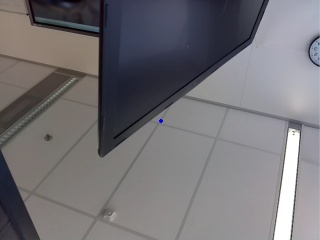
#> input picture code/q.jpg, 320 x 240 px, given in place of the camera
$ python BakjeTestVolg.py
#> lines starting #> are read from the running program, lines starting #| are printed output that depends on the picture; after the words box and inside, x2 and y2 are one past the last pixel; in counts of white or black regions, pixels touching at a corner belong together
import cv2
import imutils
from imutils.video import VideoStream
from imutils.video import FPS
from multiprocessing import Process
from multiprocessing import Queue
import numpy as np
import time

vs = VideoStream(usePiCamera=True).start()
time.sleep(2.0)

frame = vs.read()
#> frame is the input picture: shape (240, 320, 3); mean B, G, R 117.9, 114.1, 116.3

# setup initial location of window
r,h,c,w = 250,90,400,125  # simply hardcoded the values
track_window = (c,r,w,h)

# set up the ROI for tracking
roi = frame[r:r+h, c:c+w]
#> roi = empty array
hsv_roi =  cv2.cvtColor(frame, cv2.COLOR_BGR2HSV)
#> hsv_roi: shape (240, 320, 3); mean H, S, V 80.3, 29.9, 122.2
mask = cv2.inRange(hsv_roi, np.array((0., 60.,32.)), np.array((180.,255.,255.)))
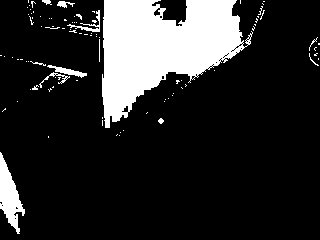
#> mask: shape (240, 320); 16.7% white; 93 white regions (81 under 20 px), largest, box (x1, y1, x2, y2) and area: (102, 0, 253, 128) 10910, (0, 152, 25, 234) 969, (47, 65, 87, 78) 177
roi_hist = cv2.calcHist([hsv_roi],[0],mask,[180],[0,180])
#> roi_hist = 180 values, max 4132 at index 116, min 0 at index 1, mean 71.16
cv2.normalize(roi_hist,roi_hist,0,255,cv2.NORM_MINMAX)

# Setup the termination criteria, either 10 iteration or move by atleast 1 pt
term_crit = ( cv2.TERM_CRITERIA_EPS | cv2.TERM_CRITERIA_COUNT, 10, 1 )


while True:
	#frame = vs.read()
	#frame = imutils.resize(frame, width=400)
	frame = vs.read()

	if(True == True):
		hsv = cv2.cvtColor(frame, cv2.COLOR_BGR2HSV)
		dst = cv2.calcBackProject([hsv],[0],roi_hist,[0,180],1)
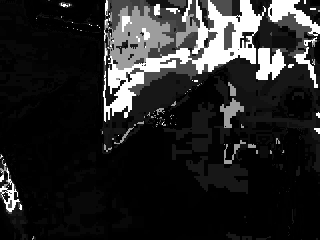
#> dst: shape (240, 320); min 0, max 255, mean 38.5

        # apply meanshift to get the new location
		ret, track_window = cv2.meanShift(dst, track_window, term_crit)
#> ret = 0; track_window = (160, 120, 1, 1)

        # Draw it on image
		x,y,w,h = track_window
#> x = 160; y = 120; w = 1; h = 1
		img2 = cv2.rectangle(frame, (x,y), (x+w,y+h), 255,2)
		cv2.imshow('img2',img2)

		k = cv2.waitKey(60) & 0xff
#> (key Esc is pressed here)
		if k == 27:
			break
		else:
			cv2.imwrite(chr(k)+".jpg",img2)

	else:
		break

cv2.destroyAllWindows()
vs.stop()

$ run again, on code/eiding.png
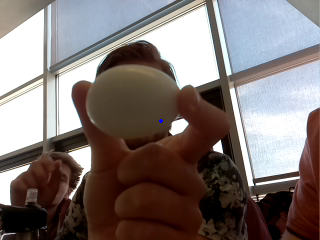
#> input picture code/eiding.png, 320 x 240 px, given in place of the camera
#> frame is the input picture: shape (240, 320, 3); mean B, G, R 115, 117.3, 127.5
#> roi = empty array
#> hsv_roi: shape (240, 320, 3); mean H, S, V 34.4, 95.9, 134.7
#> `mask = cv2.inRange(hsv_roi, np.array((0., 60.,32.)), np.array((180.,25..`:
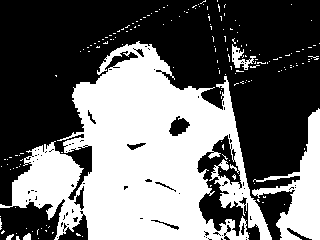
#> mask: shape (240, 320); 41.9% white; 175 white regions (170 under 20 px), largest, box (x1, y1, x2, y2) and area: (0, 41, 272, 240) 27955, (252, 108, 320, 240) 3352, (232, 44, 256, 70) 241, (23, 233, 31, 240) 43, (6, 234, 14, 240) 28
#> roi_hist = 180 values, max 4175 at index 8, min 0 at index 25, mean 178.6
#> `dst = cv2.calcBackProject([hsv],[0],roi_hist,[0,180],1)`:
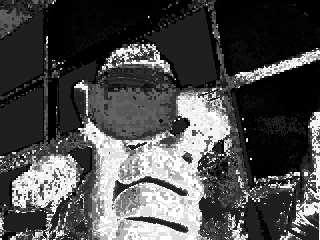
#> dst: shape (240, 320); min 0, max 255, mean 76.1
#> ret = 0; track_window = (160, 120, 1, 1)
#> x = 160; y = 120; w = 1
